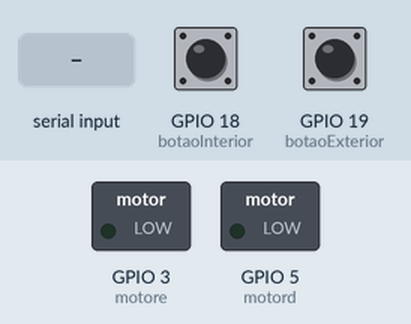
A sketch run on a simulated ESP32. Parts: switched loads named in the sketch (green lamp = pin HIGH). Dashed ring = blinking. The inputs (shaded band) are chosen by the test bench; at power-on: GPIO 18 (botaoInterior) HIGH, GPIO 19 (botaoExterior) HIGH.

Above: at 1.2 s.
1.3 s: "QUEDA:1\n" received over the second serial link
At 1.51 s:
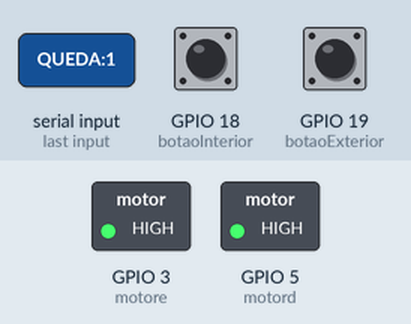
4.3 s: "90:45\n" received over the second serial link
At 4.3 s:
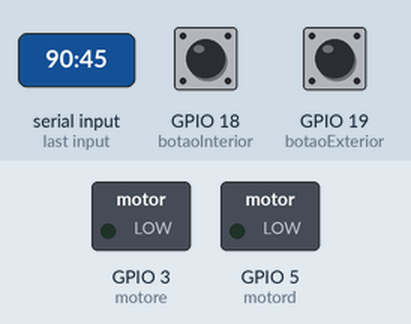
5.8 s: "QUEDA:150\n" received over the second serial link
At 6.01 s:
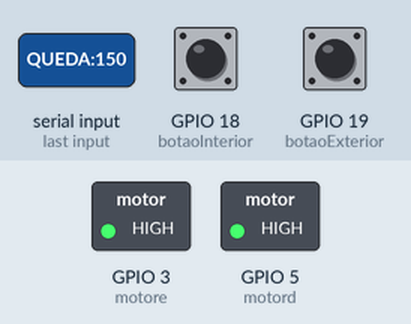
Timing chart, 0 to 14.8 s (numbered marks = the images above; inputs shaded):
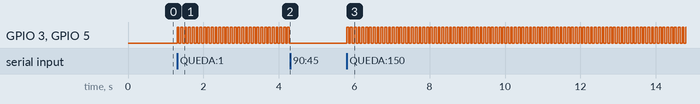

The sketch:

ESP_CENTRAL.ino
```cpp
#include <WiFi.h>
#include <WebServer.h>
#define motord 5
#define motore 3
#define botaoInterior 18
#define botaoExterior 19

enum modooperacao{
  interior,
  exterior
}mode;

double distanciaSeguranca=1.00f;
bool quedaDetectada = false;
int numPassos = 0;
double temperatura = 0.0;

const char* ssid     = "NAVAPA";
const char* password = "AfonsoJose";

WebServer server(80);

unsigned long proximoPulsoD = 0;
unsigned long proximoPulsoE = 0;
bool estadoMotorD = false;
bool estadoMotorE = false;
double DIR=5.00,ESQ=5.00,FREN=5.00;


const char htmlPage[] PROGMEM = R"rawliteral(
<!DOCTYPE html>
<html>
<head>
<meta charset="UTF-8">
<title>Visão Tipo Sonar</title>
<style>
  body { background:#111; color:#0f0; text-align:center; }
  canvas { background:#222; margin-top:20px; }
  @keyframes piscar {
  0%   { background-color: #800; }
  50%  { background-color: #f00; }
  100% { background-color: #800; }
}
</style>
</head>
<body>

<h1>Visão Tipo Sonar</h1>

<div id="alertaQueda" style="
    display:none;
    font-size: 2em;
    font-weight: bold;
    color: white;
    padding: 20px;
    margin-top: 20px;
    border-radius: 10px;
    animation: piscar 0.8s infinite;
">
⚠ O USUÁRIO CAIU!
</div>

<canvas id="radar"></canvas>

<!-- PAINEL DE INFORMAÇÃO -->
<div id="infoPanel" style="
    margin-top: 20px;
    color: #0f0;
    font-size: 1.3em;
    display: flex;
    flex-direction: column;
    align-items: center;
    gap: 10px;
">

  <div id="distancias" style="
      width: 90%;
      display: flex;
      justify-content: space-between;
      font-size: 1.4em;
      padding: 10px;
      border: 1px solid #0f0;
      border-radius: 10px;
  ">
      <div>E: <span id="dE">0</span> m</div>
      <div>F: <span id="dF">0</span> m</div>
      <div>D: <span id="dD">0</span> m</div>
  </div>

  <div id="extraInfo" style="
      width: 90%;
      display: flex;
      justify-content: space-between;
      font-size: 1.2em;
      padding: 10px;
      border: 1px solid #0f0;
      border-radius: 10px;
  ">
      <div>Passos: <span id="passos">0</span></div>
      <div>Temp: <span id="temp">0</span> °C</div>
      <div>Modo: <span id="modo">?</span></div>
  </div>

</div>


<script>
  const canvas = document.getElementById("radar");
  const ctx = canvas.getContext("2d");

  function ajustaCanvas() {
    const w = Math.min(window.innerWidth * 0.9, 800);
    const h = w * 0.75;
    canvas.width  = w;
    canvas.height = h;
  }
  ajustaCanvas();
  window.addEventListener("resize", ajustaCanvas);

  function desenha(distE, distF, distD) {
    const cx = canvas.width / 2;
    const cy = canvas.height - 10;

    ctx.clearRect(0, 0, canvas.width, canvas.height);

    const CENTRO = Math.PI * 1.5;
    const centrais = [
      CENTRO - 0.5,  // esquerda
      CENTRO,        // frente
      CENTRO + 0.5   // direita
    ];

    const abertura = 0.5; // ~30º
    const maxDist = 2;
    const dists = [distE, distF, distD];

    for (let i = 0; i < 3; i++) {
      const cen = centrais[i];
      const a1 = cen - abertura / 2;
      const a2 = cen + abertura / 2;

      const raio = (Math.min(dists[i], maxDist) / maxDist) * (canvas.height - 20);

      ctx.beginPath();
      ctx.moveTo(cx, cy);
      ctx.arc(cx, cy, canvas.height - 20, a1, a2);
      ctx.closePath();
      ctx.fillStyle = "#800";
      ctx.fill();

      ctx.beginPath();
      ctx.moveTo(cx, cy);
      ctx.arc(cx, cy, raio, a1, a2);
      ctx.closePath();
      ctx.fillStyle = "#0f0";
      ctx.fill();
    }
  }

  function atualiza() {
  fetch('/distances?' + Date.now())  // evita cache
    .then(resp => resp.json())
    .then(data => {

      // Atualiza o radar
      desenha(data.distE, data.distF, data.distD);

      // Atualiza alerta de queda
      const alerta = document.getElementById("alertaQueda");
      alerta.style.display = data.queda ? "block" : "none";

      // Atualiza valores no painel
      document.getElementById("dD").innerText = data.distD.toFixed(2);
      document.getElementById("dE").innerText = data.distE.toFixed(2);
      document.getElementById("dF").innerText = data.distF.toFixed(2);

      document.getElementById("passos").innerText = data.passos;
      document.getElementById("temp").innerText = data.temperatura.toFixed(2);

      document.getElementById("modo").innerText =
          data.modo === 0 ? "Interior" : "Exterior";
    })
    .catch(err => console.error("Erro no fetch:", err));
}


  atualiza();
  setInterval(atualiza, 200);
</script>

</body>
</html>
)rawliteral";

void handleRoot() {
  String page = htmlPage;
  server.send(200, "text/html", page);
}
void handleDists(){
  String json = "{";
  json += "\"distD\":" + String(DIR, 2) + ",";
  json += "\"distE\":" + String(ESQ, 2) + ",";
  json += "\"distF\":" + String(FREN, 2) + ",";
  json += "\"passos\":" + String(numPassos) + ",";
  json += "\"temperatura\":" + String(temperatura, 2) + ",";
  json += "\"modo\":" + String(mode) + ",";
  json += "\"queda\":";
  json += quedaDetectada ? "true" : "false";
  json += "}";
  server.send(200, "application/json", json);
}
void setup() {
  Serial1.begin(9600,SERIAL_8N1,21,20);

  pinMode(motore,OUTPUT);
  pinMode(motord,OUTPUT);
  pinMode(botaoExterior,INPUT_PULLUP);
  pinMode(botaoInterior,INPUT_PULLUP);

  WiFi.mode(WIFI_AP);
  WiFi.softAP(ssid, password);
  server.on("/", handleRoot);
  server.on("/distances", handleDists);
  server.begin();
  mode=interior;
}

void loop() {
  server.handleClient();
  if (Serial1.available()>0) {
    String s = Serial1.readStringUntil('\n');
    String detQ =s;
    detQ.trim();
    if (detQ=="QUEDA") {
      quedaDetectada = true;

      digitalWrite(motord, LOW);
      digitalWrite(motore, LOW);
      estadoMotorD = false;
      estadoMotorE = false;

      return;
    }else{
      quedaDetectada = false;
    }
    int doispts = s.indexOf(":",0);
    int priVirgula=s.indexOf(",",doispts);
    String distd=s.substring(doispts+1,priVirgula);
    DIR=distd.toDouble();

    int secVirgula=s.indexOf(",",priVirgula+1);
    String diste=s.substring(priVirgula+1,secVirgula);
    ESQ=diste.toDouble();

    int terVirgula = s.indexOf(",",secVirgula+1);
    String distf = s.substring(secVirgula+1,terVirgula);
    FREN= distf.toDouble();

    int quarVirgula = s.indexOf(",",terVirgula+1);
    String passos= s.substring(terVirgula+1,quarVirgula);
    numPassos = passos.toInt();

    int quinVirgula = s.indexOf(",", quarVirgula+1);
    String t = s.substring(quarVirgula+1,quinVirgula);
    temperatura = t.toDouble();

    if(DIR<=distanciaSeguranca){
      if(mode==interior){proximoPulsoD=(DIR)*450+50;}
      else proximoPulsoD=(DIR)/2.00f*450+50;
      if(FREN<=distanciaSeguranca){
        if(mode==interior)proximoPulsoD=(proximoPulsoD*(FREN)>50)?proximoPulsoD*(FREN):50;
        else proximoPulsoD=(proximoPulsoD*(FREN)/2.00f>50)?proximoPulsoD*(FREN)/2.00f:50;
      }
    }
    if(ESQ<=distanciaSeguranca){
      if(mode==interior)proximoPulsoE=(ESQ)*450+50;
      else proximoPulsoE=(ESQ)/2.00f*450+50;
      if(FREN<=distanciaSeguranca){
        if(mode==interior)proximoPulsoE=(proximoPulsoE*(FREN)>50)?proximoPulsoE*(FREN):50;
        else proximoPulsoE=(proximoPulsoE*(FREN)/2.00f>50)?proximoPulsoE*(FREN)/2.00f:50;
      }
    }
    if (DIR>distanciaSeguranca&&FREN<=distanciaSeguranca){
      if(mode==interior)proximoPulsoD=(FREN)*450+50;
      else proximoPulsoD=(FREN)/2.00f*450+50;
    }
    if (ESQ>distanciaSeguranca&&FREN<=distanciaSeguranca){
      if(mode==interior)proximoPulsoE=(FREN)*450+50;
      else proximoPulsoE=(FREN)/2.00f*450+50;
    }
  }
  static unsigned long tD = 0;
    if (DIR <= distanciaSeguranca||FREN<=distanciaSeguranca) {
      if (millis() - tD >= proximoPulsoD) {
        estadoMotorD = !estadoMotorD;
        digitalWrite(motord, estadoMotorD);
        tD = millis();
      }
    } else {
      digitalWrite(motord, LOW); // desligar se > 1m
      estadoMotorD = false;
    }

  static unsigned long tE = 0;
    if (ESQ <= distanciaSeguranca||FREN<=distanciaSeguranca) {
      if (millis() - tE >= proximoPulsoE) {
        estadoMotorE = !estadoMotorE;
        digitalWrite(motore, estadoMotorE);
        tE = millis();
      }
    } else {
      digitalWrite(motore, LOW);
      estadoMotorE = false;
    }
    if(digitalRead(botaoInterior)==LOW){
      mode=interior;
      distanciaSeguranca=1.00f;
    }
    if(digitalRead(botaoExterior)==LOW){
      mode=exterior;
      distanciaSeguranca=2.00f;
    }
}
```

Measured:
- after the input at 1.3 s, GPIO 3 (motore), GPIO 5 (motord): alternates HIGH for 0.05 s and LOW for 0.05 s, starting at once
- after the input at 4.3 s, GPIO 3 (motore), GPIO 5 (motord): stops changing and stays LOW
- after the input at 5.8 s, GPIO 3 (motore), GPIO 5 (motord): alternates HIGH for 0.05 s and LOW for 0.05 s, starting at once
